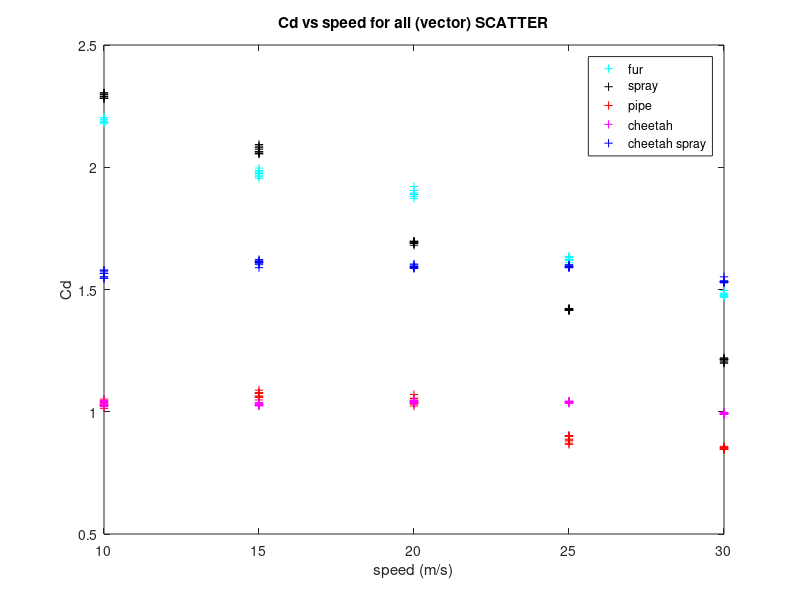
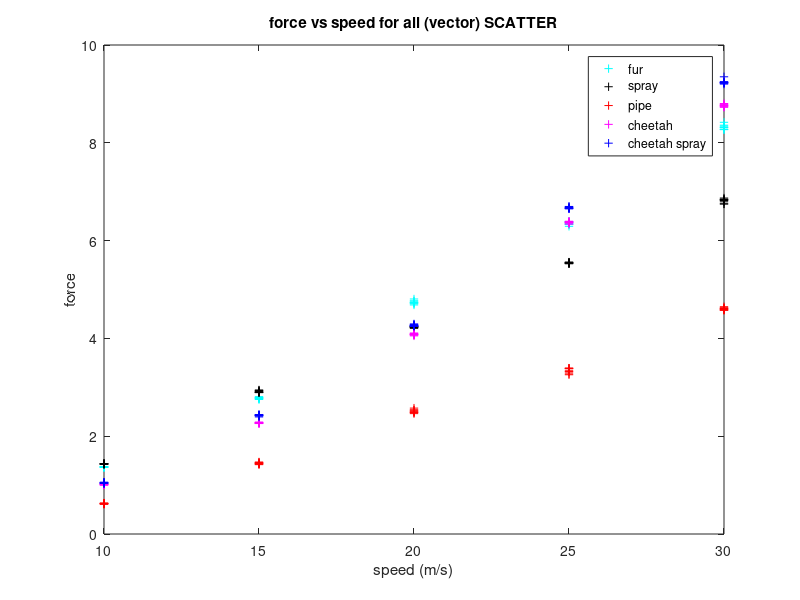
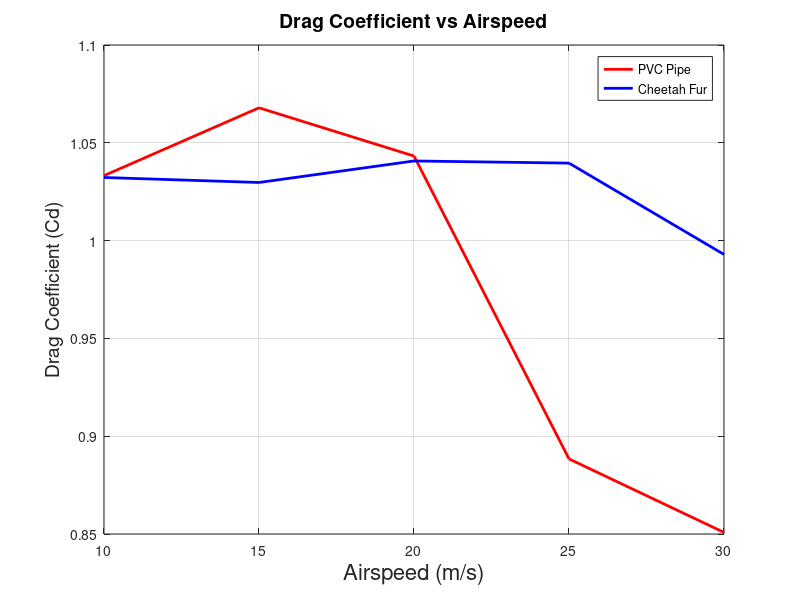
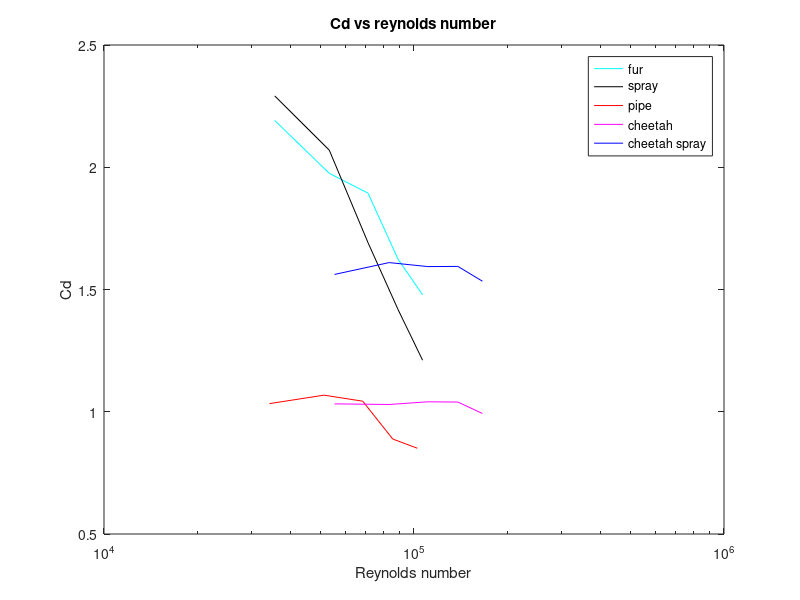

MATLAB code to generate these figures, in order:
%cheetah fur- 8may cylinder test-19 degrees with pressure 1010.16
%other fur- 7may cylinder test with 17.2 degrees
%clc
%clear
%import the experimental data 
blackFur10=[.305,.303,.302,.305,.302,.305,.302,.304,.303];
blackFur15=[.615,.618,.619,.622,.616,.613,.615,.609,.611];
blackFur20=[1.042,1.037,1.055,1.046,1.055,1.047,1.046,1.049,1.064];
blackFur25=[1.401,1.415,1.414,1.411,1.393,1.405,1.402,1.402,1.405];
blackFur30=[1.840,1.833,1.841,1.847,1.842,1.831,1.864,1.851,1.831];

blackSpray10=[.317,.316,.319,.318,.316,.318,.316,.319,.317];
blackSpray15=[.646,.643,.641,.641,.652,.640,.648,.650,.643];
blackSpray20=[.939,.937,.935,.931,.939,.936,.940,.935,.940];
blackSpray25=[1.228,1.226,1.224,1.225,1.229,1.224,1.230,1.228,1.231];
blackSpray30=[1.512,1.516,1.513,1.514,1.521,1.495,1.510,1.494,1.504];

pipe10=[.137,.138,.135,.136,.139,.136,.139,.140,.138];
pipe15=[.318,.317,.323,.323,.322,.317,.319,.314,.326];
pipe20=[.545,.549,.551,.562,.557,.570,.561,.552,.553];
pipe25=[.721,.725,.750,.736,.739,.733,.748,.751,.750];
pipe30=[1.014,1.015,1.020,1.013,1.029,1.016,1.024,1.021,1.023];


cheetah10=[.223,.222,.223,.223,.225,.223,.225,.226,.227];
cheetah15=[.502,.500,.503,.504,.507,.504,.502,.504,.501];
cheetah20=[.897,.901,.902,.910,.908,.905,.905,.904,.902];
cheetah25=[1.414,1.410,1.408,1.411,1.416,1.409,1.413,1.412,1.403];
cheetah30=[1.949,1.943,1.937,1.941,1.946,1.934,1.932,1.941,1.938];

cheetahSpray10=[.230,.229,.229,.230,.232,.233,.234,.234,.232];
cheetahSpray15=[.537,.539,.541,.538,.538,.534,.530,.539,.536];
cheetahSpray20=[.951,.943,.945,.942,.940,.946,.949,.943,.944];
cheetahSpray25=[1.477,1.483,1.482,1.475,1.478,1.474,1.477,1.474,1.472];
cheetahSpray30=[2.070,2.048,2.043,2.041,2.044,2.037,2.046,2.042,2.043];



%the rig parameters
scaleToPivot=0.16;
pivotToStart=0.25;
startToEnd=0.195;
%%%%%%%%%%%%%%%%%%%%%Force in Newtons on the middle cylinder 
%convert the scale reading to the actual force on the cylinder, through the
%moment arm
FcylinderBlack10=(blackFur10(:)*scaleToPivot*9.81)/(pivotToStart+startToEnd/2);
FcylinderBlack15=(blackFur15(:)*scaleToPivot*9.81)/(pivotToStart+startToEnd/2);
FcylinderBlack20=(blackFur20(:)*scaleToPivot*9.81)/(pivotToStart+startToEnd/2);
FcylinderBlack25=(blackFur25(:)*scaleToPivot*9.81)/(pivotToStart+startToEnd/2);
FcylinderBlack30=(blackFur30(:)*scaleToPivot*9.81)/(pivotToStart+startToEnd/2);

FcylinderBlackSpray10=(blackSpray10(:)*scaleToPivot*9.81)/(pivotToStart+startToEnd/2);
FcylinderBlackSpray15=(blackSpray15(:)*scaleToPivot*9.81)/(pivotToStart+startToEnd/2);
FcylinderBlackSpray20=(blackSpray20(:)*scaleToPivot*9.81)/(pivotToStart+startToEnd/2);
FcylinderBlackSpray25=(blackSpray25(:)*scaleToPivot*9.81)/(pivotToStart+startToEnd/2);
FcylinderBlackSpray30=(blackSpray30(:)*scaleToPivot*9.81)/(pivotToStart+startToEnd/2);

FcylinderPipe10=(pipe10(:)*scaleToPivot*9.81)/(pivotToStart+startToEnd/2);
FcylinderPipe15=(pipe15(:)*scaleToPivot*9.81)/(pivotToStart+startToEnd/2);
FcylinderPipe20=(pipe20(:)*scaleToPivot*9.81)/(pivotToStart+startToEnd/2);
FcylinderPipe25=(pipe25(:)*scaleToPivot*9.81)/(pivotToStart+startToEnd/2);
FcylinderPipe30=(pipe30(:)*scaleToPivot*9.81)/(pivotToStart+startToEnd/2);

Fcheetah10=(cheetah10(:)*scaleToPivot*9.81)/(pivotToStart+startToEnd/2);
Fcheetah15=(cheetah15(:)*scaleToPivot*9.81)/(pivotToStart+startToEnd/2);
Fcheetah20=(cheetah20(:)*scaleToPivot*9.81)/(pivotToStart+startToEnd/2);
Fcheetah25=(cheetah25(:)*scaleToPivot*9.81)/(pivotToStart+startToEnd/2);
Fcheetah30=(cheetah30(:)*scaleToPivot*9.81)/(pivotToStart+startToEnd/2);

FcheetahSpray10=(cheetahSpray10(:)*scaleToPivot*9.81)/(pivotToStart+startToEnd/2);
FcheetahSpray15=(cheetahSpray15(:)*scaleToPivot*9.81)/(pivotToStart+startToEnd/2);
FcheetahSpray20=(cheetahSpray20(:)*scaleToPivot*9.81)/(pivotToStart+startToEnd/2);
FcheetahSpray25=(cheetahSpray25(:)*scaleToPivot*9.81)/(pivotToStart+startToEnd/2);
FcheetahSpray30=(cheetahSpray30(:)*scaleToPivot*9.81)/(pivotToStart+startToEnd/2);

%parameters for the pipe
diameterPipe=0.05;
diameterFur=0.052;
diameterSpray=0.052;
diameterCheetah=0.0835;%0.057;%0.0835 % 0.057% ;%%%%%%%%%effective diameter to make the result comprable 
diameterCheetahSpray=0.057;
%fur add 1cm each side 

%parameters based on the temerature for the day
% the 1 is for the first experiment (gorilla fur), the 2 is for the second experiment (cheetah fur)
abs2Pressure=101.016*1000;%1,010,16
absPressure=102.811*1000;%how it changes with altitude 600 to 800m 
Rspecific=287.058;
tempKelvin=290.35; 
temp2Kelvin=292.15; 
rho=absPressure/(Rspecific*tempKelvin);
rho2=abs2Pressure/(Rspecific*temp2Kelvin);
dynamicViscosity1=1.8054*10^(-5);
dynamicViscosity2=1.815*10^(-5);

%areas of the cylinders 
areaPipe=diameterPipe*startToEnd;
areaFur=diameterFur*startToEnd;
areaSpray=diameterSpray*startToEnd;
areaCheetah=diameterCheetah*startToEnd;
areaCheetahSpray=diameterCheetahSpray*startToEnd;


%calculate the drag coefficients 
CdBlackFur10=FcylinderBlack10(:)*2/(10*10*rho*areaFur);
CdBlackFur15=FcylinderBlack15(:)*2/(15*15*rho*areaFur);
CdBlackFur20=FcylinderBlack20(:)*2/(20*20*rho*areaFur);
CdBlackFur25=FcylinderBlack25(:)*2/(25*25*rho*areaFur);
CdBlackFur30=FcylinderBlack30(:)*2/(30*30*rho*areaFur);

CdBlackSpray10=FcylinderBlackSpray10(:)*2/(10*10*rho*areaSpray);
CdBlackSpray15=FcylinderBlackSpray15(:)*2/(15*15*rho*areaSpray);
CdBlackSpray20=FcylinderBlackSpray20(:)*2/(20*20*rho*areaSpray);
CdBlackSpray25=FcylinderBlackSpray25(:)*2/(25*25*rho*areaSpray);
CdBlackSpray30=FcylinderBlackSpray30(:)*2/(30*30*rho*areaSpray);

CdPipe10=FcylinderPipe10(:)*2/(10*10*rho*areaPipe);
CdPipe15=FcylinderPipe15(:)*2/(15*15*rho*areaPipe);
CdPipe20=FcylinderPipe20(:)*2/(20*20*rho*areaPipe);
CdPipe25=FcylinderPipe25(:)*2/(25*25*rho*areaPipe);
CdPipe30=FcylinderPipe30(:)*2/(30*30*rho*areaPipe);

CdCheetah10=Fcheetah10(:)*2/(10*10*rho2*areaCheetah);
CdCheetah15=Fcheetah15(:)*2/(15*15*rho2*areaCheetah);
CdCheetah20=Fcheetah20(:)*2/(20*20*rho2*areaCheetah);
CdCheetah25=Fcheetah25(:)*2/(25*25*rho2*areaCheetah);
CdCheetah30=Fcheetah30(:)*2/(30*30*rho2*areaCheetah);

CdCheetahSpray10=FcheetahSpray10(:)*2/(10*10*rho2*areaCheetahSpray);
CdCheetahSpray15=FcheetahSpray15(:)*2/(15*15*rho2*areaCheetahSpray);
CdCheetahSpray20=FcheetahSpray20(:)*2/(20*20*rho2*areaCheetahSpray);
CdCheetahSpray25=FcheetahSpray25(:)*2/(25*25*rho2*areaCheetahSpray);
CdCheetahSpray30=FcheetahSpray30(:)*2/(30*30*rho2*areaCheetahSpray);


%combine the vectors to generate a force vector(vector of all the force
%readings- makes plotting easier)
FfurVec(1,:)=[FcylinderBlack10(:)',FcylinderBlack15(:)',FcylinderBlack20(:)',FcylinderBlack25(:)',FcylinderBlack30(:)'];
FsprayVec(1,:)=[FcylinderBlackSpray10(:)',FcylinderBlackSpray15(:)',FcylinderBlackSpray20(:)',FcylinderBlackSpray25(:)',FcylinderBlackSpray30(:)'];
FpipeVec(1,:)=[FcylinderPipe10(:)',FcylinderPipe15(:)',FcylinderPipe20(:)',FcylinderPipe25(:)',FcylinderPipe30(:)'];
FcheetahVec(1,:)=[Fcheetah10(:)',Fcheetah15(:)',Fcheetah20(:)',Fcheetah25(:)',Fcheetah30(:)'];
FcheetahSprayVec(1,:)=[FcheetahSpray10(:)',FcheetahSpray15(:)',FcheetahSpray20(:)',FcheetahSpray25(:)',FcheetahSpray30(:)'];

speed=[10,10,10,10,10,10,10,10,10,15,15,15,15,15,15,15,15,15,20,20,20,20,20,20,20,20,20,25,25,25,25,25,25,25,25,25,30,30,30,30,30,30,30,30,30];

%comine thevectors to generate a Cd vector- makes plotting easier
CdFurVec(1,:)=[CdBlackFur10(:)',CdBlackFur15(:)',CdBlackFur20(:)',CdBlackFur25(:)',CdBlackFur30(:)'];
CdSprayVec(1,:)=[CdBlackSpray10(:)',CdBlackSpray15(:)',CdBlackSpray20(:)',CdBlackSpray25(:)',CdBlackSpray30(:)'];
CdPipeVec(1,:)=[CdPipe10(:)',CdPipe15(:)',CdPipe20(:)',CdPipe25(:)',CdPipe30(:)'];
CdCheetahVec(1,:)=[CdCheetah10(:)',CdCheetah15(:)',CdCheetah20(:)',CdCheetah25(:)',CdCheetah30(:)'];
CdCheetahSprayVec(1,:)=[CdCheetahSpray10(:)',CdCheetahSpray15(:)',CdCheetahSpray20(:)',CdCheetahSpray25(:)',CdCheetahSpray30(:)'];

%scatter plots
figure(1)
plot(speed(:),CdFurVec(:),'c+');%*3333 loglog
hold on
plot(speed(:),CdSprayVec(:),'k+');
plot(speed(:),CdPipeVec(:),'r+');
plot(speed(:),CdCheetahVec(:),'m+');
plot(speed(:),CdCheetahSprayVec(:),'b+');
xlabel('speed (m/s)');
ylabel('Cd');
title('Cd vs speed for all (vector) SCATTER');
legend('fur','spray','pipe','cheetah','cheetah spray');

figure(2)
plot(speed(:),FfurVec(:),'c+');
hold on
plot(speed(:),FsprayVec(:),'k+');
plot(speed(:),FpipeVec(:),'r+');
plot(speed(:),FcheetahVec(:),'m+');
plot(speed(:),FcheetahSprayVec(:),'b+');
xlabel('speed (m/s)');
ylabel('force');
title('force vs speed for all (vector) SCATTER');
legend('fur','spray','pipe','cheetah','cheetah spray');




%the error bar plots 
%%%%%%%%%%%%%%%%%%%%%%%%%%%%%%%%%%%%%%%%%%%%%%%%%%%%%%%%%%%%%%%%%%%%%
Fvel1=[10,15,20,25,30];
y1=[mean(CdFurVec(1:9)),mean(CdFurVec(10:18)),mean(CdFurVec(19:27)),mean(CdFurVec(28:36)),mean(CdFurVec(37:45))];
y2=[mean(CdSprayVec(1:9)),mean(CdSprayVec(10:18)),mean(CdSprayVec(19:27)),mean(CdSprayVec(28:36)),mean(CdSprayVec(37:45))];
y3=[mean(CdPipeVec(1:9)),mean(CdPipeVec(10:18)),mean(CdPipeVec(19:27)),mean(CdPipeVec(28:36)),mean(CdPipeVec(37:45))];
y4=[mean(CdCheetahVec(1:9)),mean(CdCheetahVec(10:18)),mean(CdCheetahVec(19:27)),mean(CdCheetahVec(28:36)),mean(CdCheetahVec(37:45))];
y5=[mean(CdCheetahSprayVec(1:9)),mean(CdCheetahSprayVec(10:18)),mean(CdCheetahSprayVec(19:27)),mean(CdCheetahSprayVec(28:36)),mean(CdCheetahSprayVec(37:45))];

u1=[max(CdFurVec(1:9)),max(CdFurVec(10:18)),max(CdFurVec(19:27)),max(CdFurVec(28:36)),max(CdFurVec(37:45))]-y1;
u2=[max(CdSprayVec(1:9)),max(CdSprayVec(10:18)),max(CdSprayVec(19:27)),max(CdSprayVec(28:36)),max(CdSprayVec(37:45))]-y2;
u3=[max(CdPipeVec(1:9)),max(CdPipeVec(10:18)),max(CdPipeVec(19:27)),max(CdPipeVec(28:36)),max(CdPipeVec(37:45))]-y3;
u4=[max(CdCheetahVec(1:9)),max(CdCheetahVec(10:18)),max(CdCheetahVec(19:27)),max(CdCheetahVec(28:36)),max(CdCheetahVec(37:45))]-y4;
u5=[max(CdCheetahSprayVec(1:9)),max(CdCheetahSprayVec(10:18)),max(CdCheetahSprayVec(19:27)),max(CdCheetahSprayVec(28:36)),max(CdCheetahSprayVec(37:45))]-y5;

l1=y1-[min(CdFurVec(1:9)),min(CdFurVec(10:18)),min(CdFurVec(19:27)),min(CdFurVec(28:36)),min(CdFurVec(37:45))];
l2=y2-[min(CdSprayVec(1:9)),min(CdSprayVec(10:18)),min(CdSprayVec(19:27)),min(CdSprayVec(28:36)),min(CdSprayVec(37:45))];
l3=y3-[min(CdPipeVec(1:9)),min(CdPipeVec(10:18)),min(CdPipeVec(19:27)),min(CdPipeVec(28:36)),min(CdPipeVec(37:45))];
l4=y4-[min(CdCheetahVec(1:9)),min(CdCheetahVec(10:18)),min(CdCheetahVec(19:27)),min(CdCheetahVec(28:36)),min(CdCheetahVec(37:45))];
l5=y5-[min(CdCheetahSprayVec(1:9)),min(CdCheetahSprayVec(10:18)),min(CdCheetahSprayVec(19:27)),min(CdCheetahSprayVec(28:36)),min(CdCheetahSprayVec(37:45))];

%%%%%%%%%%%%%%%%%%%%%%%%%%%%%%%%%%%%%%%%%%%%%%%%%%%%%%%%%%%%%%%%%%%%%
%scatter plots
figure(3)
%errorbar(Fvel1(:),y1(:),l1,u1,'c+');
hold on
%errorbar(Fvel1(:),y2(:),l2,u2,'k+');
%errorbar(Fvel1(:),y3(:),l3,u3,'r+');
%errorbar(Fvel1(:),y4(:),l4,u4,'m+');
%errorbar(Fvel1(:),y5(:),l5,u5,'b+');
% for i=1:length(y4)
%     y4(i)=y4(i)/
%plot(Fvel1(:),y1(:),'c');%%%%%%%%%%%%%%%%%%%%%%%%%%%%%%%%%%%%%%%%changed the diameter
%plot(Fvel1(:),y2(:),'k');
plot(Fvel1(:),y3(:),'Color','r','LineWidth',2);
plot(Fvel1(:),y4(:),'Color','b','LineWidth',2);
%plot(Fvel1(:),y5(:),'b');
D=diameterCheetah;
myData=y4;
xlabel('Airspeed (m/s)','FontSize',16);
ylabel('Drag Coefficient (Cd)','FontSize',14);
title('Drag Coefficient vs Airspeed','FontSize',14);
legend('PVC Pipe','Cheetah Fur');
box on
grid on

%plot for reynolds numbers 
%Cd vs reynolds numbers 
figure(4)
r1=[10,15,20,25,30]*rho*diameterFur/dynamicViscosity1;%fur
r2=[10,15,20,25,30]*rho*diameterPipe/dynamicViscosity1;%wood
r3=[10,15,20,25,30]*rho2*diameterCheetah/dynamicViscosity2;%cheetah
semilogx(r1,y1,'c');
hold on
semilogx(r1,y2,'k');
semilogx(r2,y3,'r');
semilogx(r3,y4,'m');
semilogx(r3,y5,'b');
xlabel('Reynolds number');
ylabel('Cd');
title('Cd vs reynolds number');
legend('fur','spray','pipe','cheetah','cheetah spray');
%%%%%%%%%%%%%%%%%%%%%%%%%%%%%%%%%%%%%%%%%%%%%%%%%%%%%%%%%%%%%%%%%%%%%
Fvel1=[10,15,20,25,30];
y1=[mean(FfurVec(1:9)),mean(FfurVec(10:18)),mean(FfurVec(19:27)),mean(FfurVec(28:36)),mean(FfurVec(37:45))];
y2=[mean(FsprayVec(1:9)),mean(FsprayVec(10:18)),mean(FsprayVec(19:27)),mean(FsprayVec(28:36)),mean(FsprayVec(37:45))];
y3=[mean(FpipeVec(1:9)),mean(FpipeVec(10:18)),mean(FpipeVec(19:27)),mean(FpipeVec(28:36)),mean(FpipeVec(37:45))];
y4=[mean(FcheetahVec(1:9)),mean(FcheetahVec(10:18)),mean(FcheetahVec(19:27)),mean(FcheetahVec(28:36)),mean(FcheetahVec(37:45))];
y5=[mean(FcheetahSprayVec(1:9)),mean(FcheetahSprayVec(10:18)),mean(FcheetahSprayVec(19:27)),mean(FcheetahSprayVec(28:36)),mean(FcheetahSprayVec(37:45))];

u1=[max(FfurVec(1:9)),max(FfurVec(10:18)),max(FfurVec(19:27)),max(FfurVec(28:36)),max(FfurVec(37:45))]-y1;
u2=[max(FsprayVec(1:9)),max(FsprayVec(10:18)),max(FsprayVec(19:27)),max(FsprayVec(28:36)),max(FsprayVec(37:45))]-y2;
u3=[max(FpipeVec(1:9)),max(FpipeVec(10:18)),max(FpipeVec(19:27)),max(FpipeVec(28:36)),max(FpipeVec(37:45))]-y3;
u4=[max(FcheetahVec(1:9)),max(FcheetahVec(10:18)),max(FcheetahVec(19:27)),max(FcheetahVec(28:36)),max(FcheetahVec(37:45))]-y4;
u5=[max(FcheetahSprayVec(1:9)),max(FcheetahSprayVec(10:18)),max(FcheetahSprayVec(19:27)),max(FcheetahSprayVec(28:36)),max(FcheetahSprayVec(37:45))]-y5;

l1=y1-[min(FfurVec(1:9)),min(FfurVec(10:18)),min(FfurVec(19:27)),min(FfurVec(28:36)),min(FfurVec(37:45))];
l2=y2-[min(FsprayVec(1:9)),min(FsprayVec(10:18)),min(FsprayVec(19:27)),min(FsprayVec(28:36)),min(FsprayVec(37:45))];
l3=y3-[min(FpipeVec(1:9)),min(FpipeVec(10:18)),min(FpipeVec(19:27)),min(FpipeVec(28:36)),min(FpipeVec(37:45))];
l4=y4-[min(FcheetahVec(1:9)),min(FcheetahVec(10:18)),min(FcheetahVec(19:27)),min(FcheetahVec(28:36)),min(FcheetahVec(37:45))];
l5=y5-[min(FcheetahSprayVec(1:9)),min(FcheetahSprayVec(10:18)),min(FcheetahSprayVec(19:27)),min(FcheetahSprayVec(28:36)),min(FcheetahSprayVec(37:45))];

%%%%%%%%%%%%%%%%%%%%%%%%%%%%%%%%%%%%%%%%%%%%%%%%%%%%%%%%%%%%%%%%%%%%%



figure(5)
errorbar(Fvel1(:),y1(:),l1,u1,'c+');
hold on
errorbar(Fvel1(:),y2(:),l2,u2,'k+');
errorbar(Fvel1(:),y3(:),l3,u3,'r+');
errorbar(Fvel1(:),y4(:),l4,u4,'m+');
errorbar(Fvel1(:),y5(:),l5,u5,'b+');

plot(Fvel1(:),y1(:),'c');
plot(Fvel1(:),y2(:),'k');
plot(Fvel1(:),y3(:),'r');
plot(Fvel1(:),y4(:),'m');
plot(Fvel1(:),y5(:),'b');
xlabel('speed (m/s)');
ylabel('force');
title('force vs speed for all (vector) SCATTER');
legend('fur','spray','pipe','cheetah','cheetah spray');





%Reynolds numbers 
%1.8-dynaic viscosity -temp dep 1.983 x 10-5
%Re=density*vel*diameter/dynamicViscosity;





